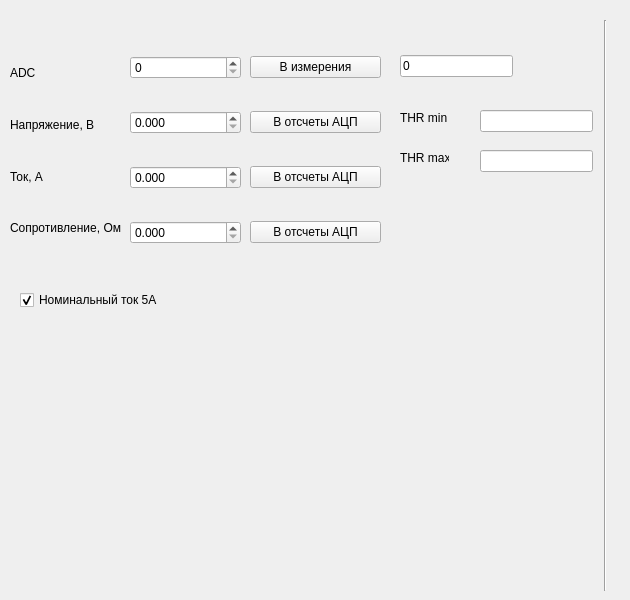
    <widget class="QWidget" name="tab_6">
     <attribute name="title">
      <string>Калькулятор</string>
     </attribute>
     <widget class="QWidget" name="verticalLayoutWidget_7">
      <property name="geometry">
       <rect>
        <x>130</x>
        <y>30</y>
        <width>111</width>
        <height>241</height>
       </rect>
      </property>
      <layout class="QVBoxLayout" name="verticalLayout_7">
       <item>
        <widget class="QSpinBox" name="CalcADCspinBox">
         <property name="maximum">
          <number>65535</number>
         </property>
         <property name="value">
          <number>0</number>
         </property>
        </widget>
       </item>
       <item>
        <widget class="QDoubleSpinBox" name="CalcUxdoubleSpinBox">
         <property name="decimals">
          <number>3</number>
         </property>
         <property name="maximum">
          <double>65535.000000000000000</double>
         </property>
        </widget>
       </item>
       <item>
        <widget class="QDoubleSpinBox" name="CalcIxdoubleSpinBox">
         <property name="decimals">
          <number>3</number>
         </property>
         <property name="maximum">
          <double>65535.000000000000000</double>
         </property>
        </widget>
       </item>
       <item>
        <widget class="QDoubleSpinBox" name="CalcZxdoubleSpinBox">
         <property name="decimals">
          <number>3</number>
         </property>
         <property name="maximum">
          <double>65535.000000000000000</double>
         </property>
        </widget>
       </item>
      </layout>
     </widget>
     <widget class="QWidget" name="verticalLayoutWidget_8">
      <property name="geometry">
       <rect>
        <x>10</x>
        <y>50</y>
        <width>121</width>
        <height>201</height>
       </rect>
      </property>
      <layout class="QVBoxLayout" name="verticalLayout_8">
       <item>
        <widget class="QLabel" name="label_21">
         <property name="text">
          <string>ADC</string>
         </property>
        </widget>
       </item>
       <item>
        <widget class="QLabel" name="label_20">
         <property name="text">
          <string>Напряжение, В</string>
         </property>
        </widget>
       </item>
       <item>
        <widget class="QLabel" name="label_22">
         <property name="text">
          <string>Ток, А</string>
         </property>
        </widget>
       </item>
       <item>
        <widget class="QLabel" name="label_23">
         <property name="text">
          <string>Сопротивление, Ом</string>
         </property>
        </widget>
       </item>
      </layout>
     </widget>
     <widget class="QCheckBox" name="CalcCurrValcheckBox">
      <property name="geometry">
       <rect>
        <x>20</x>
        <y>290</y>
        <width>151</width>
        <height>20</height>
       </rect>
      </property>
      <property name="text">
       <string>Номинальный ток 5A </string>
      </property>
      <property name="checked">
       <bool>true</bool>
      </property>
     </widget>
     <widget class="QWidget" name="verticalLayoutWidget_9">
      <property name="geometry">
       <rect>
        <x>250</x>
        <y>29</y>
        <width>131</width>
        <height>241</height>
       </rect>
      </property>
      <layout class="QVBoxLayout" name="verticalLayout_9">
       <item>
        <widget class="QPushButton" name="CalcToIzmpushButton">
         <property name="text">
          <string>В измерения</string>
         </property>
        </widget>
       </item>
       <item>
        <widget class="QPushButton" name="CalcUToADCpushButton">
         <property name="text">
          <string>В отсчеты АЦП</string>
         </property>
        </widget>
       </item>
       <item>
        <widget class="QPushButton" name="CalcIToADCpushButton">
         <property name="text">
          <string>В отсчеты АЦП</string>
         </property>
        </widget>
       </item>
       <item>
        <widget class="QPushButton" name="CalcRToADCpushButton">
         <property name="text">
          <string>В отсчеты АЦП</string>
         </property>
        </widget>
       </item>
      </layout>
     </widget>
     <widget class="QLineEdit" name="CalcADCHexlineEdit">
      <property name="geometry">
       <rect>
        <x>400</x>
        <y>55</y>
        <width>113</width>
        <height>22</height>
       </rect>
      </property>
      <property name="text">
       <string>0</string>
      </property>
      <property name="maxLength">
       <number>10</number>
      </property>
      <property name="readOnly">
       <bool>true</bool>
      </property>
     </widget>
     <widget class="QLabel" name="label_34">
      <property name="geometry">
       <rect>
        <x>400</x>
        <y>110</y>
        <width>49</width>
        <height>16</height>
       </rect>
      </property>
      <property name="text">
       <string>THR min</string>
      </property>
     </widget>
     <widget class="QLabel" name="label_37">
      <property name="geometry">
       <rect>
        <x>400</x>
        <y>150</y>
        <width>49</width>
        <height>16</height>
       </rect>
      </property>
      <property name="text">
       <string>THR max</string>
      </property>
     </widget>
     <widget class="QLineEdit" name="THRminlineEdit">
      <property name="geometry">
       <rect>
        <x>480</x>
        <y>110</y>
        <width>113</width>
        <height>22</height>
       </rect>
      </property>
     </widget>
     <widget class="QLineEdit" name="THRmaxlineEdit">
      <property name="geometry">
       <rect>
        <x>480</x>
        <y>150</y>
        <width>113</width>
        <height>22</height>
       </rect>
      </property>
     </widget>
     <widget class="Line" name="line_3">
      <property name="geometry">
       <rect>
        <x>590</x>
        <y>20</y>
        <width>31</width>
        <height>571</height>
       </rect>
      </property>
      <property name="orientation">
       <enum>Qt::Orientation::Vertical</enum>
      </property>
     </widget>
    </widget>
